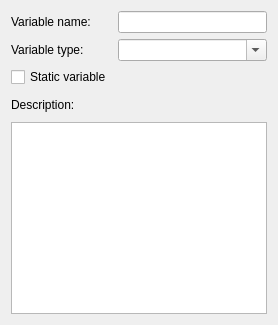
      <widget class="QWidget" name="pgVariable">
       <layout class="QFormLayout" name="formLayout_3">
        <item row="0" column="0">
         <widget class="QLabel" name="label_7">
          <property name="text">
           <string>Variable name:</string>
          </property>
         </widget>
        </item>
        <item row="0" column="1">
         <widget class="QLineEdit" name="varName"/>
        </item>
        <item row="1" column="0">
         <widget class="QLabel" name="label_8">
          <property name="text">
           <string>Variable type:</string>
          </property>
         </widget>
        </item>
        <item row="1" column="1">
         <widget class="QComboBox" name="varType">
          <property name="editable">
           <bool>true</bool>
          </property>
          <property name="currentIndex">
           <number>-1</number>
          </property>
          <property name="maxVisibleItems">
           <number>20</number>
          </property>
          <item>
           <property name="text">
            <string>int</string>
           </property>
          </item>
          <item>
           <property name="text">
            <string>real</string>
           </property>
          </item>
          <item>
           <property name="text">
            <string>bool</string>
           </property>
          </item>
          <item>
           <property name="text">
            <string>string</string>
           </property>
          </item>
         </widget>
        </item>
        <item row="3" column="0" colspan="2">
         <layout class="QHBoxLayout" name="horizontalLayout_4">
          <property name="spacing">
           <number>0</number>
          </property>
          <item>
           <widget class="QLabel" name="label_9">
            <property name="text">
             <string>Description:</string>
            </property>
           </widget>
          </item>
          <item>
           <spacer name="horizontalSpacer_3">
            <property name="orientation">
             <enum>Qt::Horizontal</enum>
            </property>
            <property name="sizeHint" stdset="0">
             <size>
              <width>40</width>
              <height>0</height>
             </size>
            </property>
           </spacer>
          </item>
          <item>
           <widget class="QToolButton" name="toolButton_13">
            <property name="text">
             <string/>
            </property>
            <property name="icon">
             <iconset resource="../sharedcode/resources.qrc">
              <normaloff>:/resources/RES/ffficons/text_allcaps.png</normaloff>:/resources/RES/ffficons/text_allcaps.png</iconset>
            </property>
            <property name="autoRaise">
             <bool>true</bool>
            </property>
           </widget>
          </item>
          <item>
           <widget class="QToolButton" name="toolButton_14">
            <property name="text">
             <string/>
            </property>
            <property name="icon">
             <iconset resource="../sharedcode/resources.qrc">
              <normaloff>:/resources/RES/ffficons/text_bold.png</normaloff>:/resources/RES/ffficons/text_bold.png</iconset>
            </property>
            <property name="autoRaise">
             <bool>true</bool>
            </property>
           </widget>
          </item>
          <item>
           <widget class="QToolButton" name="toolButton_15">
            <property name="text">
             <string/>
            </property>
            <property name="icon">
             <iconset resource="../sharedcode/resources.qrc">
              <normaloff>:/resources/RES/ffficons/text_italic.png</normaloff>:/resources/RES/ffficons/text_italic.png</iconset>
            </property>
            <property name="autoRaise">
             <bool>true</bool>
            </property>
           </widget>
          </item>
          <item>
           <widget class="QToolButton" name="toolButton_16">
            <property name="text">
             <string/>
            </property>
            <property name="icon">
             <iconset resource="../sharedcode/resources.qrc">
              <normaloff>:/resources/RES/ffficons/text_underline.png</normaloff>:/resources/RES/ffficons/text_underline.png</iconset>
            </property>
            <property name="autoRaise">
             <bool>true</bool>
            </property>
           </widget>
          </item>
          <item>
           <widget class="QToolButton" name="toolButton_17">
            <property name="text">
             <string/>
            </property>
            <property name="icon">
             <iconset resource="../sharedcode/resources.qrc">
              <normaloff>:/resources/RES/ffficons/text_strikethrough.png</normaloff>:/resources/RES/ffficons/text_strikethrough.png</iconset>
            </property>
            <property name="autoRaise">
             <bool>true</bool>
            </property>
           </widget>
          </item>
         </layout>
        </item>
        <item row="4" column="0" colspan="2">
         <widget class="QTextEdit" name="varDesc"/>
        </item>
        <item row="2" column="0">
         <widget class="QCheckBox" name="staticVariable">
          <property name="text">
           <string>Static variable</string>
          </property>
         </widget>
        </item>
       </layout>
      </widget>
